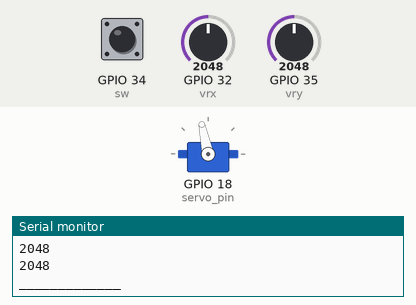
This program was run on a simulated ESP32. Parts: servo, the last lines printed to the serial monitor. Inputs (shaded band) come from the test bench; at power-on: GPIO 32 (vrx) = 2048, GPIO 34 (sw) HIGH, GPIO 35 (vry) = 2048.

Above: at 1.2 s.
1.3 s: GPIO 32 (vrx) set to 2866
At 2.5 s:
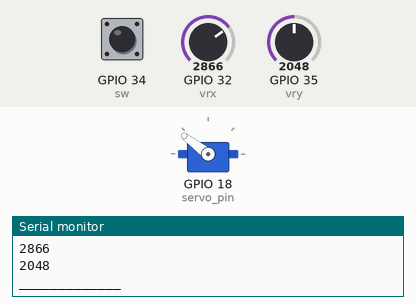
2.8 s: GPIO 32 (vrx) set to 3603
At 3.9 s:
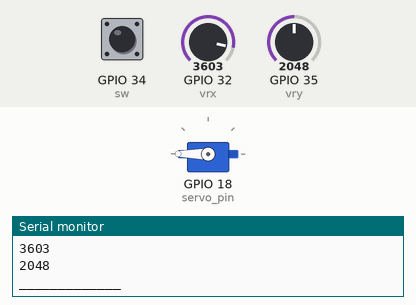
4.3 s: GPIO 32 (vrx) set to 1228
At 5.4 s:
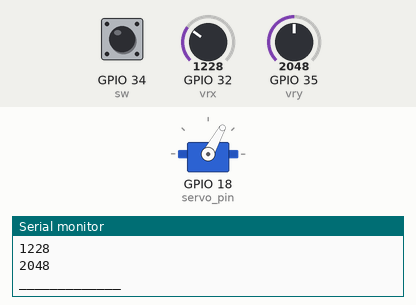
5.8 s: GPIO 32 (vrx) set to 491
At 6.8 s:
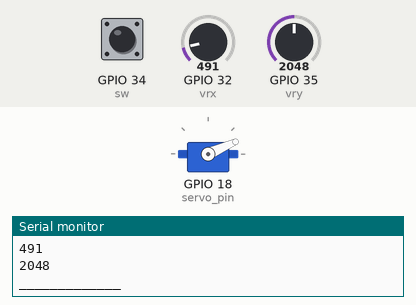
9.0 s: GPIO 32 (vrx) set to 0
At 9.9 s:
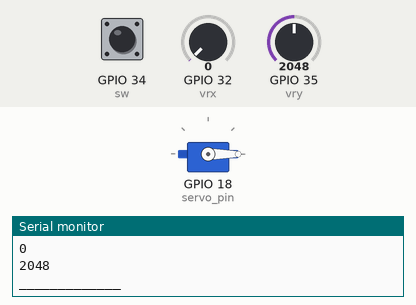
Timing chart, 0 to 11.5 s (numbered marks = the images above; inputs shaded):
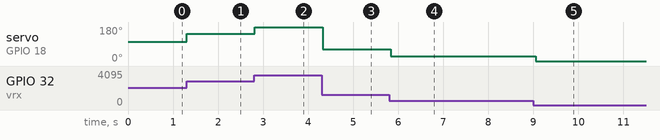

Measured:
- after the input at 1.3 s, servo on GPIO 18 (servo_pin): 102° → 143° at once
- after the input at 2.8 s, servo on GPIO 18 (servo_pin): 143° → 180° at once
- after the input at 4.3 s, servo on GPIO 18 (servo_pin): 180° → 61° at once
- after the input at 5.8 s, servo on GPIO 18 (servo_pin): 61° → 24° at once
- after the input at 9.0 s, servo on GPIO 18 (servo_pin): 24° → 0° after 0.05 s

The program:

main.cpp
```cpp
#include <Arduino.h>
#include <ezButton.h>
#include <ESP32Servo.h>

const int vrx = 32;
const int vry = 35;
const int sw = 34;
ezButton button(sw);

Servo servo;
const int servo_pin = 18;


void setup() {
  Serial.begin(115200);
 while (!Serial) { }
  button.setDebounceTime(50); // set debounce time to 50 milliseconds
  servo.attach(servo_pin);
  servo.write(0);

}

void loop() {
  button.loop(); // MUST call the loop() function first

  if (button.isPressed()) {
    Serial.println("The button is pressed");
    // TODO do something here
  }

  if (button.isReleased()) {
    Serial.println("The button is released");
  }
    // TODO do something here
Serial.println(analogRead(vrx));
Serial.println(analogRead(vry));

servo.write((analogRead(vrx)+1)/20);
Serial.println("_____________");


delay(100);


}
```
